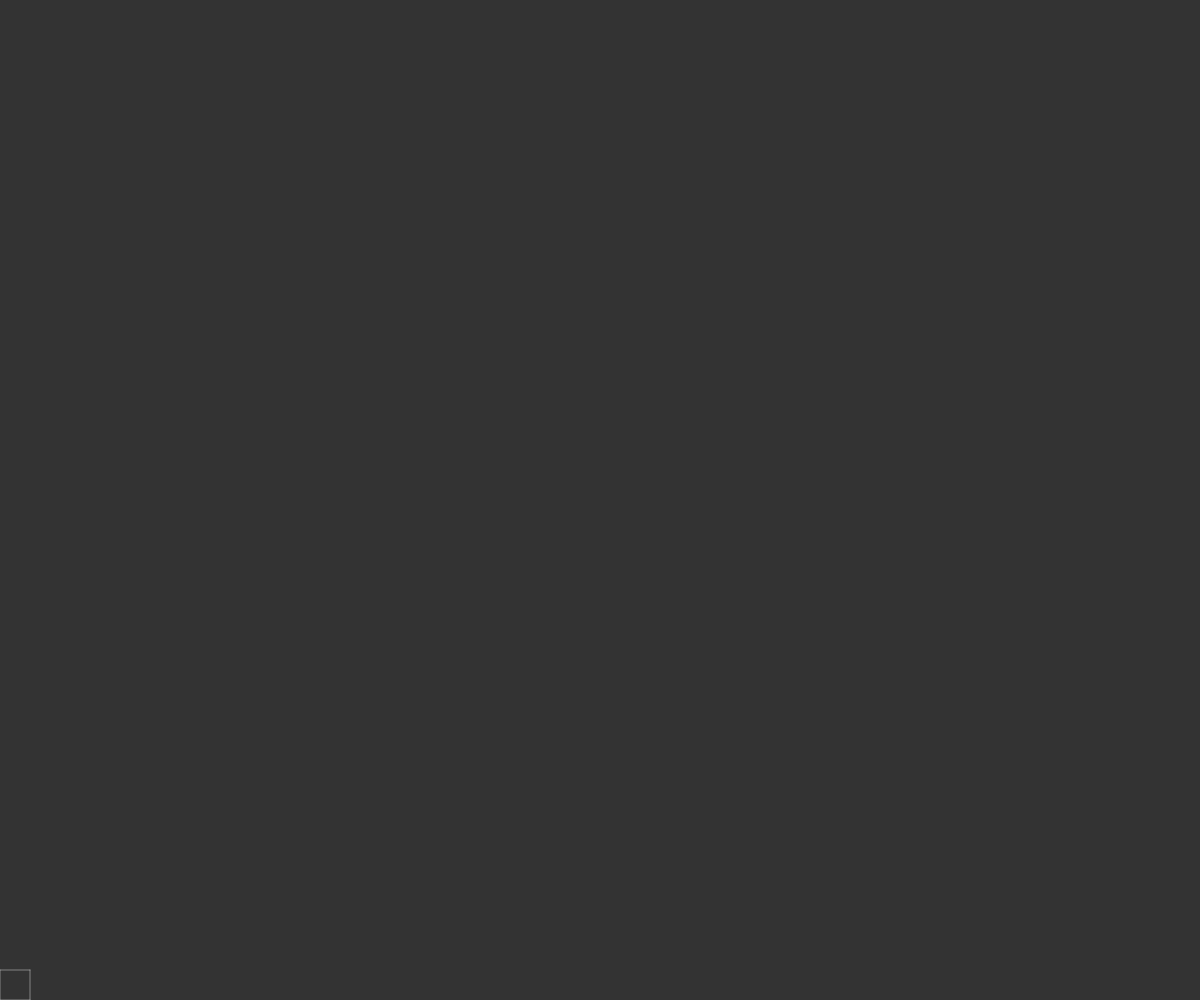
Frame 1 (no input)
Frame 60 (no input): identical to frame 1, image omitted
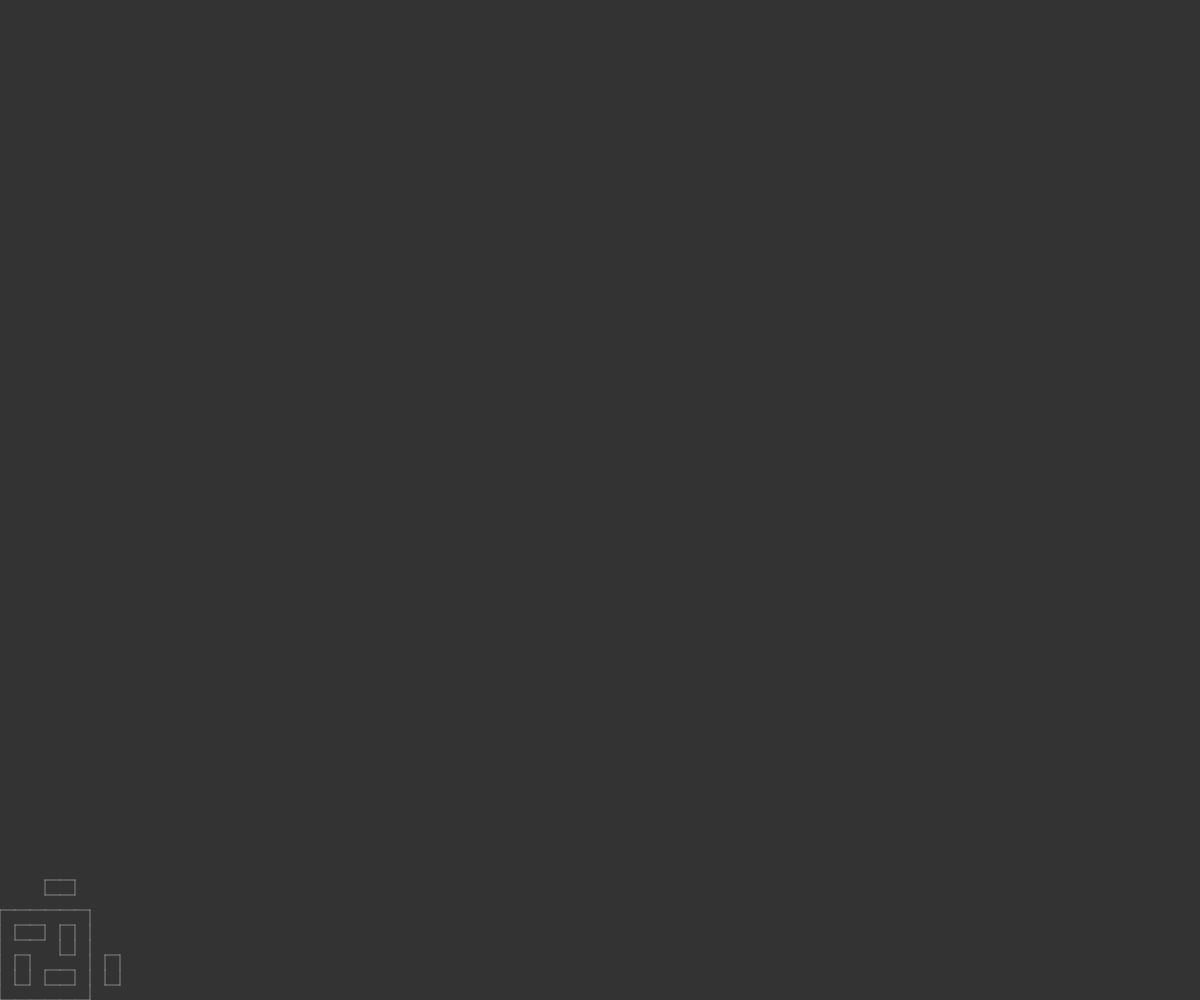
Frame 120 (the mouse pressed at the canvas centre since frame 60)

The p5.js sketch that drew these frames (run headless with seeded random() and noise() and a simulated clock; from frame 60 on, the mouse is pressed at the canvas centre):

// p5.js sketch
// ── sketch.js
let axiom = 'F+F+F+F';
let sentence = axiom;
let rules = [];
 rules[0] = {
    a: "F",
    b: "F+f-FF+F+FF+Ff+FF-f+FF-F-FF-Ff-FFF"
};
rules[1]={
	a:"f",
	b:"ffffff"
}
let len=30,angle;

function setup() {
    createCanvas(windowWidth,windowHeight);
    background(51);
    angle= radians(90);

    turtle();
}
function mousePressed(){
	generate();
}
function generate() {
    len*=0.5;
    var nextSentence = '';
    for (let i = 0; i < sentence.length; i++) {
        let found=false;
        var current = sentence.charAt(i);
        for (let j = 0; j < rules.length; j++) {
            if (current == rules[j].a) {
                found=true;
                nextSentence += rules[j].b;
                break;
            }
        }
            if(!found)nextSentence += current;
    }
    sentence = nextSentence;
  
    turtle();
} 
function turtle(){
    resetMatrix();
    background(51);
    stroke(255,100);
     translate(0,height);
    for (let i = 0; i < sentence.length; i++){
        let current= sentence.charAt(i);
        if(current=='F'){line(0,0,0,-len);
        translate(0,-len); }
        else if(current=='f')translate(0,-len);
        else if(current=='+')rotate(angle);
        else if(current=='-')rotate(-angle);
        else if(current=='[')push();
        else if(current==']')pop();

    }
}
function draw() {

}
